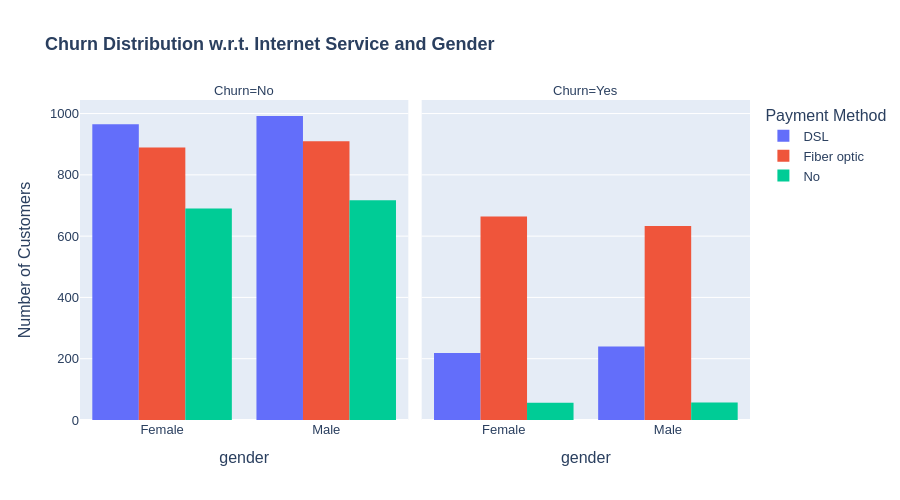

The cell this chart's notebook holds for it:
### Markdown cell above
* Customers with Fiber optic Inernet Service are more likely to churn.

### Code cell
fig = px.histogram(df, 
                   x="gender", 
                   color="InternetService", 
                   facet_col="Churn", 
                   barmode="group",
                   title="<b>Churn Distribution w.r.t. Internet Service and Gender</b>")

fig.update_layout(width=900, height=500,
                  xaxis_title="gender",
                  yaxis_title="Number of Customers",
                  legend_title="Payment Method",
                  bargap=0.15,         
                  font=dict(family="Arial, sans-serif", size=13)
                  )
fig.show()

### Figure 1 — Plotly figure (JSON) as saved in the notebook; plotly's stock layout.template omitted (floating-point values rounded to 4 significant figures; data arrays with more than 128 entries replaced by an {"elided": "..."} marker saying what was removed)
{"data": [{"alignmentgroup": "True", "bingroup": "x", "hovertemplate": "InternetService=DSL<br>Churn=No<br>gender=%{x}<br>count=%{y}<extra></extra>", "legendgroup": "DSL", "marker": {"color": "#636efa", "pattern": {"shape": ""}}, "name": "DSL", "offsetgroup": "DSL", "orientation": "v", "showlegend": true, "type": "histogram", "x": {"elided": "1957 str values"}, "xaxis": "x", "yaxis": "y"}, {"alignmentgroup": "True", "bingroup": "x", "hovertemplate": "InternetService=DSL<br>Churn=Yes<br>gender=%{x}<br>count=%{y}<extra></extra>", "legendgroup": "DSL", "marker": {"color": "#636efa", "pattern": {"shape": ""}}, "name": "DSL", "offsetgroup": "DSL", "orientation": "v", "showlegend": false, "type": "histogram", "x": {"elided": "459 str values"}, "xaxis": "x2", "yaxis": "y2"}, {"alignmentgroup": "True", "bingroup": "x", "hovertemplate": "InternetService=Fiber optic<br>Churn=No<br>gender=%{x}<br>count=%{y}<extra></extra>", "legendgroup": "Fiber optic", "marker": {"color": "#EF553B", "pattern": {"shape": ""}}, "name": "Fiber optic", "offsetgroup": "Fiber optic", "orientation": "v", "showlegend": true, "type": "histogram", "x": {"elided": "1799 str values"}, "xaxis": "x", "yaxis": "y"}, {"alignmentgroup": "True", "bingroup": "x", "hovertemplate": "InternetService=Fiber optic<br>Churn=Yes<br>gender=%{x}<br>count=%{y}<extra></extra>", "legendgroup": "Fiber optic", "marker": {"color": "#EF553B", "pattern": {"shape": ""}}, "name": "Fiber optic", "offsetgroup": "Fiber optic", "orientation": "v", "showlegend": false, "type": "histogram", "x": {"elided": "1297 str values"}, "xaxis": "x2", "yaxis": "y2"}, {"alignmentgroup": "True", "bingroup": "x", "hovertemplate": "InternetService=No<br>Churn=No<br>gender=%{x}<br>count=%{y}<extra></extra>", "legendgroup": "No", "marker": {"color": "#00cc96", "pattern": {"shape": ""}}, "name": "No", "offsetgroup": "No", "orientation": "v", "showlegend": true, "type": "histogram", "x": {"elided": "1407 str values"}, "xaxis": "x", "yaxis": "y"}, {"alignmentgroup": "True", "bingroup": "x", "hovertemplate": "InternetService=No<br>Churn=Yes<br>gender=%{x}<br>count=%{y}<extra></extra>", "legendgroup": "No", "marker": {"color": "#00cc96", "pattern": {"shape": ""}}, "name": "No", "offsetgroup": "No", "orientation": "v", "showlegend": false, "type": "histogram", "x": ["Male", "Male", "Male", "Male", "Female", "Male", "Female", "Female", "Female", "Female", "Male", "Male", "Female", "Female", "Male", "Female", "Male", "Female", "Male", "Female", "Male", "Male", "Female", "Female", "Female", "Female", "Male", "Female", "Female", "Male", "Female", "Female", "Male", "Male", "Female", "Male", "Female", "Female", "Female", "Female", "Female", "Male", "Male", "Female", "Female", "Male", "Female", "Male", "Male", "Male", "Female", "Male", "Male", "Female", "Male", "Female", "Male", "Male", "Female", "Male", "Female", "Male", "Female", "Female", "Female", "Female", "Male", "Male", "Female", "Female", "Male", "Male", "Female", "Male", "Male", "Female", "Female", "Female", "Male", "Female", "Female", "Female", "Female", "Male", "Male", "Male", "Female", "Male", "Male", "Male", "Female", "Male", "Male", "Female", "Female", "Male", "Female", "Male", "Male", "Female", "Male", "Male", "Male", "Male", "Female", "Female", "Female", "Male", "Male", "Male", "Female", "Male", "Male"], "xaxis": "x2", "yaxis": "y2"}], "layout": {"annotations": [{"font": {}, "showarrow": false, "text": "Churn=No", "x": 0.245, "xanchor": "center", "xref": "paper", "y": 1, "yanchor": "bottom", "yref": "paper"}, {"font": {}, "showarrow": false, "text": "Churn=Yes", "x": 0.755, "xanchor": "center", "xref": "paper", "y": 1, "yanchor": "bottom", "yref": "paper"}], "bargap": 0.15, "barmode": "group", "font": {"family": "Arial, sans-serif", "size": 13}, "height": 500, "legend": {"title": {"text": "Payment Method"}, "tracegroupgap": 0}, "title": {"text": "<b>Churn Distribution w.r.t. Internet Service and Gender</b>"}, "width": 900, "xaxis": {"anchor": "y", "domain": [0, 0.49], "title": {"text": "gender"}}, "xaxis2": {"anchor": "y2", "domain": [0.51, 1], "matches": "x", "title": {"text": "gender"}}, "yaxis": {"anchor": "x", "domain": [0, 1], "title": {"text": "Number of Customers"}}, "yaxis2": {"anchor": "x2", "domain": [0, 1], "matches": "y", "showticklabels": false}}}
